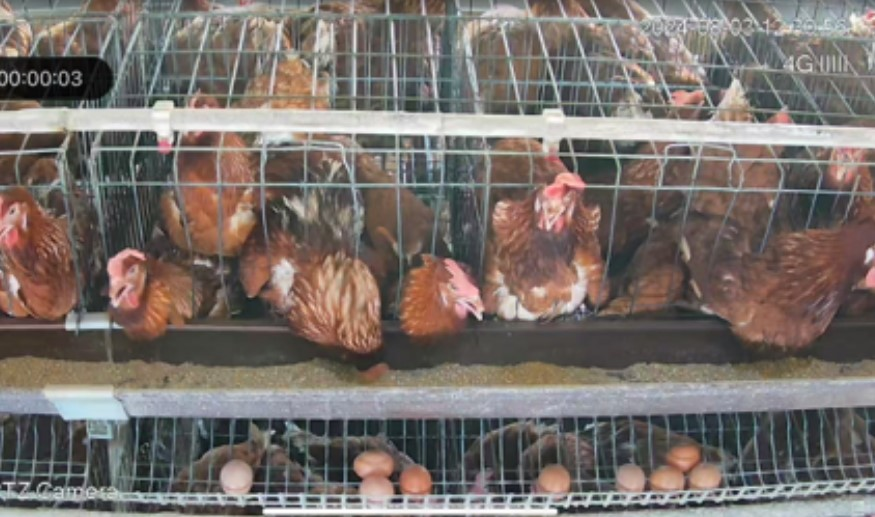
#> input picture rescourse/sick_chiken.jpg, 875 x 517 px, found by its file name
$ python hist.py
#> lines starting #> are read from the running program, lines starting #| are printed output that depends on the picture
import numpy as np
from matplotlib import pyplot as plt
import cv2 as cv

def show_hist(img, hist):
    '''
    显示图片与图片对应的灰度图像
    :param img:
    :param hist:
    :return:
    '''
    plt.subplot(121)
    plt.imshow(img, 'gray')
    plt.subplot(122)
    plt.plot(hist)
    plt.xlim([0,256])
    plt.show()

def get_hist(img):
    return cv.calcHist([img], [0], None, [256], [0,256])


if __name__ == "__main__":
    IMG_PATH = r"C:\Users\amjt_zhao\Desktop\sick_chiken.jpg"
    img = cv.imread(IMG_PATH, 0)
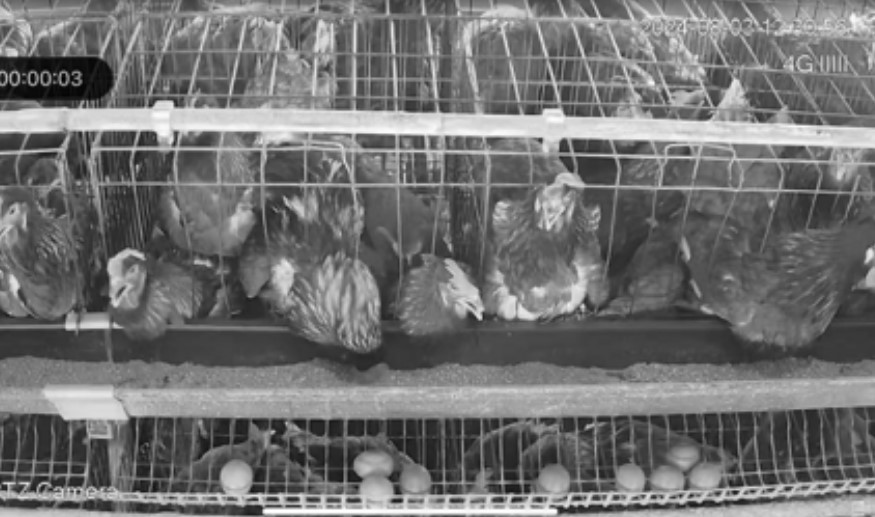
#> img: shape (517, 875); min 0, max 255, mean 113.6
    print(img.shape)
#| (517, 875)

    if img is None:
        print("找不大图片啊！大人", IMG_PATH)
        exit(111)

    show_hist(img, get_hist(img))
#> in show_hist, `plt.show()`:
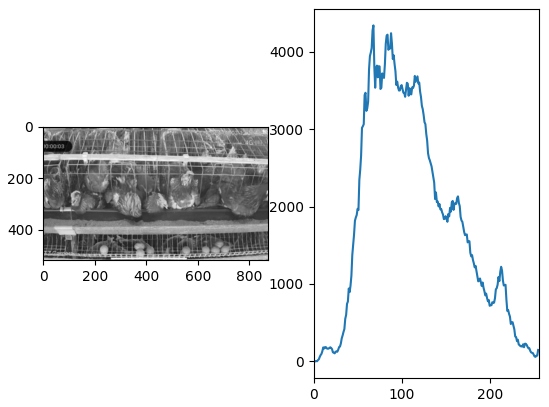
#> figure drawn by matplotlib, 2 panels; panel 2: curve peaks at x = 68, y = 4339
